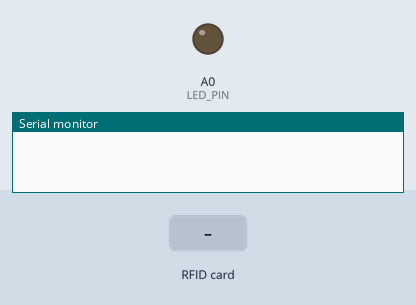
Simulated run of this sketch. Board: Arduino Uno, built with avr-gcc and run on an emulated ATmega328P. Parts: output pins drawn as LEDs (lit = HIGH), the last lines printed to the serial monitor. The inputs (shaded band) are chosen by the test bench. Pins used as bus, display or sensor lines are not drawn.

Above: at 1.2 s.
1.3 s: RFID card E4 0A BA EB held to the reader
At 2.2 s:
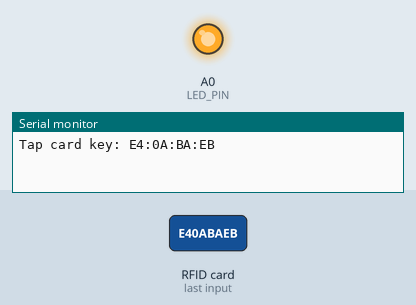
2.8 s: RFID card 5E 7A 19 C4 held to the reader
At 3.6 s:
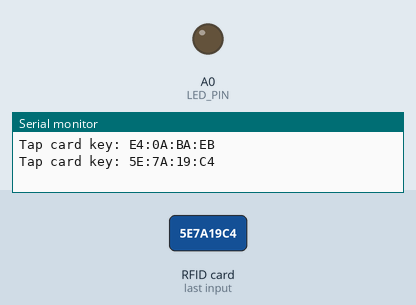
Timing chart, 0 to 5.8 s (numbered marks = the images above; inputs shaded):
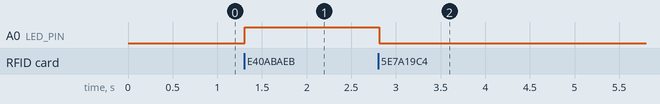

Measured:
- after the input at 1.3 s, A0 (LED_PIN): LOW → HIGH at once
- after the input at 2.8 s, A0 (LED_PIN): HIGH → LOW at once

The sketch:

RFID_reader.ino
```cpp
#include "SPI.h"
#include "MFRC522.h"

#define SS_PIN 10
#define RST_PIN 9
#define LED_PIN A0
#define BUZZER A1

MFRC522 rfid(SS_PIN, RST_PIN);

MFRC522::MIFARE_Key key;

void setup() {
    Serial.begin(9600);
    SPI.begin();
    rfid.PCD_Init();
    pinMode(LED_PIN, OUTPUT);
}

void loop() {
  if (!rfid.PICC_IsNewCardPresent() || !rfid.PICC_ReadCardSerial())
    return;

  // Serial.print(F("PICC type: "));
  MFRC522::PICC_Type piccType = rfid.PICC_GetType(rfid.uid.sak);
  // Serial.println(rfid.PICC_GetTypeName(piccType));

  if (piccType != MFRC522::PICC_TYPE_MIFARE_MINI
      && piccType != MFRC522::PICC_TYPE_MIFARE_1K
      && piccType != MFRC522::PICC_TYPE_MIFARE_4K) {
    //Serial.println(F("Your tag is not of type MIFARE Classic."));
    return;
  }

  String strID = "";
  for (byte i = 0; i < 4; i++) {
    strID +=
    (rfid.uid.uidByte[i] < 0x10 ? "0" : "") + String(rfid.uid.uidByte[i], HEX) + (i!=3 ? ":" : "");
  }
  strID.toUpperCase();

  Serial.print("Tap card key: ");
  Serial.println(strID);

  if (strID.indexOf("E4:0A:BA:EB") >= 0) {
    digitalWrite(LED_PIN, HIGH);
    digitalWrite(BUZZER, HIGH);
  }
  else {
    digitalWrite(LED_PIN, LOW);
    digitalWrite(BUZZER, LOW);
  }

  rfid.PICC_HaltA();
  rfid.PCD_StopCrypto1();
}
```
